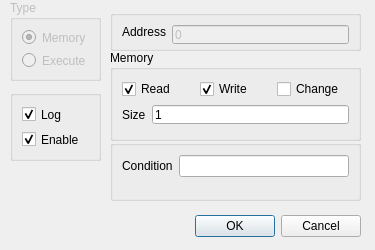
<?xml version="1.0" encoding="UTF-8"?>
<ui version="4.0">
 <class>BreakpointDialog</class>
 <widget class="QDialog" name="BreakpointDialog">
  <property name="windowModality">
   <enum>Qt::ApplicationModal</enum>
  </property>
  <property name="geometry">
   <rect>
    <x>0</x>
    <y>0</y>
    <width>375</width>
    <height>250</height>
   </rect>
  </property>
  <property name="sizePolicy">
   <sizepolicy hsizetype="Fixed" vsizetype="Fixed">
    <horstretch>0</horstretch>
    <verstretch>0</verstretch>
   </sizepolicy>
  </property>
  <property name="minimumSize">
   <size>
    <width>375</width>
    <height>250</height>
   </size>
  </property>
  <property name="maximumSize">
   <size>
    <width>375</width>
    <height>250</height>
   </size>
  </property>
  <property name="baseSize">
   <size>
    <width>375</width>
    <height>250</height>
   </size>
  </property>
  <property name="windowTitle">
   <string>Create / Modify Breakpoint</string>
  </property>
  <widget class="QDialogButtonBox" name="buttonBox">
   <property name="geometry">
    <rect>
     <x>20</x>
     <y>210</y>
     <width>341</width>
     <height>32</height>
    </rect>
   </property>
   <property name="sizePolicy">
    <sizepolicy hsizetype="Fixed" vsizetype="Fixed">
     <horstretch>0</horstretch>
     <verstretch>0</verstretch>
    </sizepolicy>
   </property>
   <property name="orientation">
    <enum>Qt::Horizontal</enum>
   </property>
   <property name="standardButtons">
    <set>QDialogButtonBox::Cancel|QDialogButtonBox::Ok</set>
   </property>
  </widget>
  <widget class="QGroupBox" name="grpType">
   <property name="enabled">
    <bool>false</bool>
   </property>
   <property name="geometry">
    <rect>
     <x>10</x>
     <y>0</y>
     <width>91</width>
     <height>81</height>
    </rect>
   </property>
   <property name="title">
    <string>Type</string>
   </property>
   <layout class="QFormLayout" name="formLayout_2">
    <item row="1" column="0">
     <widget class="QRadioButton" name="rdoExecute">
      <property name="text">
       <string>Execute</string>
      </property>
     </widget>
    </item>
    <item row="0" column="0">
     <widget class="QRadioButton" name="rdoMemory">
      <property name="text">
       <string>Memory</string>
      </property>
      <property name="checked">
       <bool>true</bool>
      </property>
     </widget>
    </item>
   </layout>
  </widget>
  <widget class="QGroupBox" name="groupBox_2">
   <property name="geometry">
    <rect>
     <x>110</x>
     <y>10</y>
     <width>251</width>
     <height>41</height>
    </rect>
   </property>
   <property name="title">
    <string/>
   </property>
   <layout class="QFormLayout" name="formLayout">
    <item row="0" column="0">
     <widget class="QLabel" name="label">
      <property name="text">
       <string>Address</string>
      </property>
     </widget>
    </item>
    <item row="0" column="1">
     <widget class="QLineEdit" name="txtAddress">
      <property name="enabled">
       <bool>false</bool>
      </property>
      <property name="minimumSize">
       <size>
        <width>0</width>
        <height>19</height>
       </size>
      </property>
      <property name="maximumSize">
       <size>
        <width>16777215</width>
        <height>19</height>
       </size>
      </property>
      <property name="text">
       <string>0</string>
      </property>
     </widget>
    </item>
   </layout>
  </widget>
  <widget class="QGroupBox" name="grpMemory">
   <property name="enabled">
    <bool>true</bool>
   </property>
   <property name="geometry">
    <rect>
     <x>110</x>
     <y>50</y>
     <width>251</width>
     <height>91</height>
    </rect>
   </property>
   <property name="title">
    <string>Memory</string>
   </property>
   <layout class="QVBoxLayout" name="verticalLayout_2">
    <item>
     <layout class="QHBoxLayout" name="horizontalLayout">
      <item>
       <widget class="QCheckBox" name="chkRead">
        <property name="text">
         <string>Read</string>
        </property>
        <property name="checked">
         <bool>true</bool>
        </property>
       </widget>
      </item>
      <item>
       <widget class="QCheckBox" name="chkWrite">
        <property name="text">
         <string>Write</string>
        </property>
        <property name="checked">
         <bool>true</bool>
        </property>
       </widget>
      </item>
      <item>
       <widget class="QCheckBox" name="chkChange">
        <property name="text">
         <string>Change</string>
        </property>
       </widget>
      </item>
     </layout>
    </item>
    <item>
     <layout class="QFormLayout" name="formLayout_4">
      <item row="0" column="0">
       <widget class="QLabel" name="label_2">
        <property name="text">
         <string>Size</string>
        </property>
       </widget>
      </item>
      <item row="0" column="1">
       <widget class="QLineEdit" name="txtSize">
        <property name="minimumSize">
         <size>
          <width>0</width>
          <height>19</height>
         </size>
        </property>
        <property name="maximumSize">
         <size>
          <width>16777215</width>
          <height>19</height>
         </size>
        </property>
        <property name="text">
         <string>1</string>
        </property>
       </widget>
      </item>
     </layout>
    </item>
   </layout>
  </widget>
  <widget class="QGroupBox" name="grpExecute">
   <property name="geometry">
    <rect>
     <x>110</x>
     <y>140</y>
     <width>251</width>
     <height>61</height>
    </rect>
   </property>
   <property name="title">
    <string></string>
   </property>
   <layout class="QFormLayout" name="formLayout_3">
    <item row="0" column="0">
     <widget class="QLabel" name="label_3">
      <property name="text">
       <string>Condition</string>
      </property>
     </widget>
    </item>
    <item row="0" column="1">
     <widget class="QLineEdit" name="txtCondition"/>
    </item>
   </layout>
  </widget>
  <widget class="QGroupBox" name="groupBox_5">
   <property name="geometry">
    <rect>
     <x>10</x>
     <y>90</y>
     <width>91</width>
     <height>71</height>
    </rect>
   </property>
   <property name="title">
    <string/>
   </property>
   <layout class="QVBoxLayout" name="verticalLayout">
    <item>
     <widget class="QCheckBox" name="chkLog">
      <property name="enabled">
       <bool>true</bool>
      </property>
      <property name="text">
       <string>Log</string>
      </property>
      <property name="checked">
       <bool>true</bool>
      </property>
     </widget>
    </item>
    <item>
     <widget class="QCheckBox" name="chkEnable">
      <property name="text">
       <string>Enable</string>
      </property>
      <property name="checked">
       <bool>true</bool>
      </property>
     </widget>
    </item>
   </layout>
  </widget>
 </widget>
 <resources/>
 <connections>
  <connection>
   <sender>buttonBox</sender>
   <signal>accepted()</signal>
   <receiver>BreakpointDialog</receiver>
   <slot>accept()</slot>
   <hints>
    <hint type="sourcelabel">
     <x>248</x>
     <y>254</y>
    </hint>
    <hint type="destinationlabel">
     <x>157</x>
     <y>274</y>
    </hint>
   </hints>
  </connection>
  <connection>
   <sender>buttonBox</sender>
   <signal>rejected()</signal>
   <receiver>BreakpointDialog</receiver>
   <slot>reject()</slot>
   <hints>
    <hint type="sourcelabel">
     <x>316</x>
     <y>260</y>
    </hint>
    <hint type="destinationlabel">
     <x>286</x>
     <y>274</y>
    </hint>
   </hints>
  </connection>
 </connections>
</ui>
